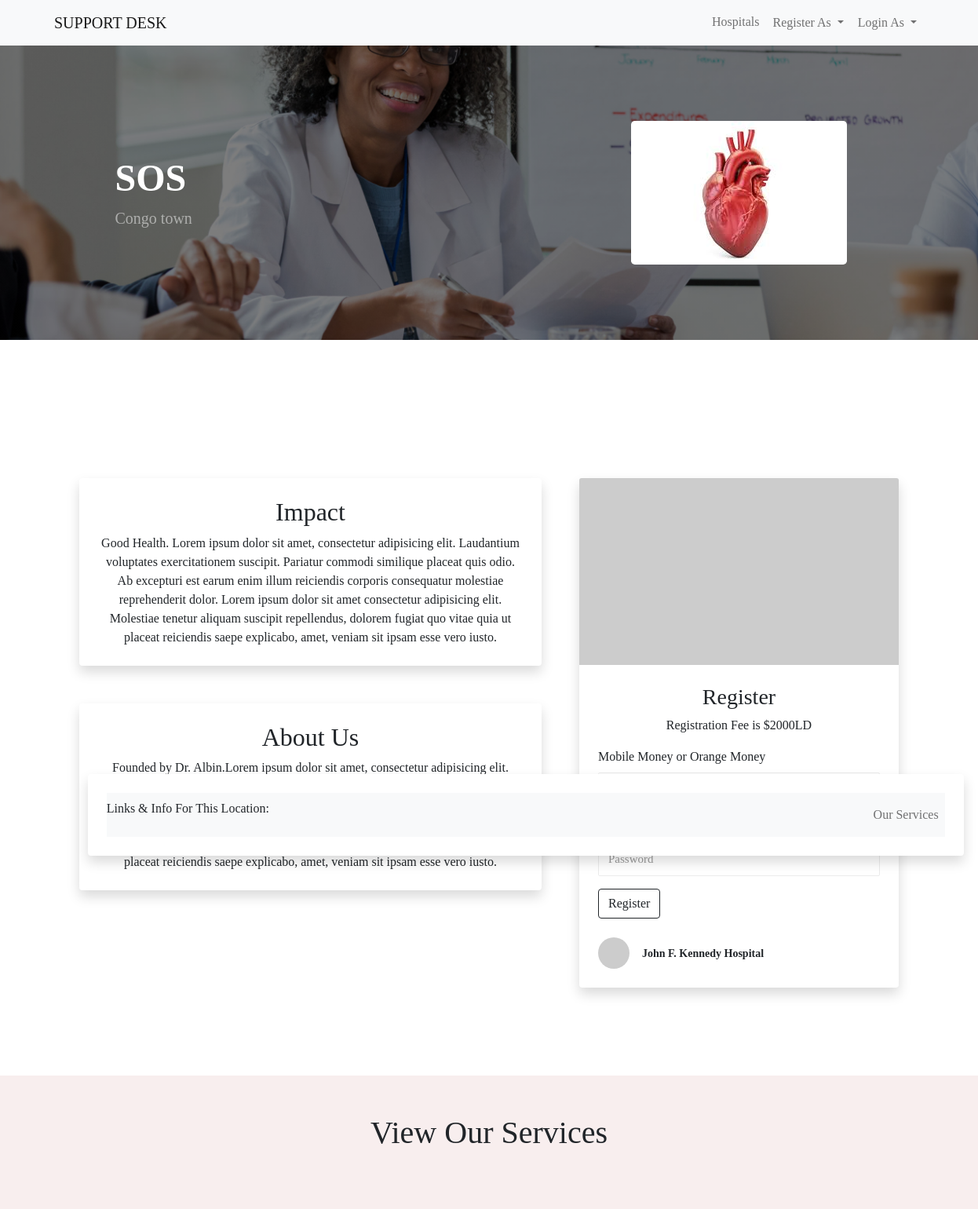
/facilities?name=SOS, run on the app's committed database.
### tables this page shows
CREATE TABLE facilities(
    facility_id INTEGER PRIMARY KEY AUTOINCREMENT,
    facility_name TEXT NOT NULL,
    facility_address TEXT NOT NULL,
    funding_date DATE NOT NULL,
    head_doctor TEXT NOT NULL,
    impact TEXT NOT NULL,
    history TEXT NOT NULL,
    email TEXT NOT NULL UNIQUE,
    orang_number TEXT NOT NULL UNIQUE,
    lonestar_number TEXT NOT NULL UNIQUE,
    password_hash TEXT NOT NULL UNIQUE
);

### application.py (the view)
@app.route("/facilities", methods=["GET", "POST"])
def ficility():
    if request.method == "POST":
        session.clear()
        facility_name = request.form.get("name")
        head_doc = request.form.get("head-doc")
        email = request.form.get("email")
        address = request.form.get("address")
        orange_num = request.form.get("orange-num")
        lonestar_num = request.form.get("lonestar-num")
        founding_date = request.form.get("founding-date")
        impact = request.form.get("impact")
        history = request.form.get("history")
        password = request.form.get("password")
        confirmation = request.form.get("c-password")
        if not facility_name:
            return apology("Please provide Facility name", 400)
        elif not head_doc:
            return apology("Please provide Chief Medical Officier name", 400)
        elif not email:
            return apology("Please provide Email", 400)
        elif not address:
            return apology("Please provide Address", 400)
        elif not lonestar_num:
            return apology("Please provide Lonestar number", 400)
        elif not founding_date:
            return apology("Please provide Founding date", 400)
        elif not impact:
            return apology("Please provide text of impact", 400)
        elif not history:
            return apology("Please provide a brief history", 400)
        elif not password or not confirmation:
            return apology("Sorry, password is empty", 400)
        elif password != confirmation:
            return apology("Sorry, passwords do not match", 400)
        key = generate_password_hash(confirmation, method='pbkdf2:sha256', salt_length=8)
        rows = db.execute("SELECT * FROM facilities WHERE facility_name = ?", facility_name)
        if len(rows) != 1:
            db.execute("INSERT INTO facilities (facility_name, facility_address, funding_date, head_doctor, impact, history, email, orang_number,lonestar_number, password_hash) VALUES(?,?,?,?,?,?,?,?,?,?)", facility_name, address, founding_date, head_doc, impact, history, email, orange_num, lonestar_num, key)
            rows = db.execute("SELECT * FROM facilities WHERE facility_name = ?", facility_name)
            session["name"] = rows[0]["facility_name"]
            return render_template("./facility-dashboard/index.html",data=rows)
        else:
            return apology("Sorry, username already exists", 400)
    else:
        rows = db.execute("SELECT * FROM facilities WHERE facility_name = ?", request.args.get("name"))
        return render_template("facility.html",data=rows)

### application.py (called while the page is built)
@app.after_request
def after_request(response):
    response.headers["Cache-Control"] = "no-cache, no-store, must-revalidate"
    response.headers["Expires"] = 0
    response.headers["Pragma"] = "no-cache"
    return response

### templates/facility.html (shortened to what this page needs)
<!DOCTYPE html>
<html lang="en">
    <head>
        <link href="https://cdn.jsdelivr.net/npm/bootstrap-icons@1.5.0/font/bootstrap-icons.css" rel="stylesheet" />
        <link href="static/facility.css" rel="stylesheet" />
    </head>
    <body>
        <nav class="navbar navbar-expand-lg navbar-light bg-light">
            <div class="container px-3">
                <a class="navbar-brand" href="/">SUPPORT DESK</a>
                <div class="collapse navbar-collapse" id="navbarSupportedContent">
                    <ul class="navbar-nav ms-auto mb-2 mb-lg-0">
                        <li class="nav-item"><a class="nav-link" href="/#hospitals">Hospitals</a></li>
                        {% if session.name %}
                            <li class="nav-item dropdown">
                                <button class="nav-link btn dropdown-toggle" type="button" id="dropdownMenuButton1" data-bs-toggle="dropdown" aria-expanded="false">
                                    <img src="https://s3.eu-central-1.amazonaws.com/bootstrapbaymisc/blog/24_days_bootstrap/fox.jpg" width="40" height="40" class="rounded-circle">
                                </button>
                                <ul class="dropdown-menu dropdown-menu-end" aria-labelledby="navbarDropdown">
                                    <li><a class="dropdown-item" href="/dashboards">Dashboard</a></li>
                                    <li><hr class="dropdown-divider" /></li>
                                    <li><a class="dropdown-item" href="/logout">Logout</a></li>
                                </ul>
                            </li>
                        {% else %}
                            <li class="nav-item dropdown">
                                <button class="btn nav-link dropdown-toggle" type="button" id="dropdownMenuButton1" data-bs-toggle="dropdown" aria-expanded="false">
                                    Register As
                                </button>
                            </li>
                            <li class="nav-item dropdown">
                                <button class="btn nav-link dropdown-toggle" type="button" id="dropdownMenuButton1" data-bs-toggle="dropdown" aria-expanded="false">
                                    Login As
                                </button>
                            </li>
                        {% endif %}
                    </ul>
                </div>
            </div>
        </nav>
        <main class="flex-shrink-0">
            <header class="bg-dark facility-header py-5">
                <div class="container px-5">
                    <div class="row gx-5 align-items-center justify-content-center">
                        <div class="col-lg-8 col-xl-7 col-xxl-6">
                            <div class="my-5 text-center text-xl-start">
                                <h1 class="display-5 fw-bolder text-white mb-2">{{ data[0]["facility_name"] }}</h1>
                                <p class="lead fw-normal text-white-50 mb-4">{{ data[0]["facility_address"] }}</p>
                            </div>
                        </div>
                        <div class="col-lg-4 col-xxl-6 d-none d-xl-block text-center"><img class="img-fluid rounded-3 my-5" src="../static/img/heart2.jpeg" alt="..." /></div>
                    </div>
                </div>
            </header>
            <div class="container facilities-nav mb-5">
                <div class="shadow p-4 mb-5 bg-white rounded">
                    <nav class="navbar navbar-expand-lg navbar-light bg-light">
                        <p>Links & Info For This Location:</p>
                        <div class="collapse navbar-collapse" id="navbarhospital">
                            <ul class="navbar-nav ms-auto mb-2 mb-lg-0">
                                <li class="nav-item"><a class="nav-link" href="#our_services">Our Services</a></li>
                            </ul>
                        </div>
                    </nav>
                </div>
            </div>
            <section class="py-3" id="features">
                <div class="container px-5 my-5">
                    <div class="row gx-5">
                        <div class="col-lg-7 mb-5 mb-lg-0">
                            <div class="shadow p-4 mb-5 bg-white rounded text-center">
                                <b><h2 class="about-us">Impact</h2></b>
                                {{ data[0]["impact"] }}. Lorem ipsum dolor sit amet, consectetur adipisicing elit. Laudantium voluptates exercitationem suscipit.
                                Pariatur commodi similique placeat quis odio. Ab excepturi est earum enim illum reiciendis corporis consequatur molestiae reprehenderit dolor.
                                Lorem ipsum dolor sit amet consectetur adipisicing elit. Molestiae tenetur aliquam suscipit repellendus, dolorem fugiat quo vitae quia ut placeat
                                reiciendis saepe explicabo, amet, veniam sit ipsam esse vero iusto.
                            </div>
                            <div class="shadow p-4 mb-5 bg-white rounded text-center">
                                <b><h2 class="about-us">About Us</h2></b>
                                {{ data[0]["history"] }}.Lorem ipsum dolor sit amet, consectetur adipisicing elit. Laudantium voluptates exercitationem suscipit.
                                Pariatur commodi similique placeat quis odio. Ab excepturi est earum enim illum reiciendis corporis consequatur molestiae reprehenderit dolor.
                                Lorem ipsum dolor sit amet consectetur adipisicing elit. Molestiae tenetur aliquam suscipit repellendus, dolorem fugiat quo vitae quia ut placeat
                                reiciendis saepe explicabo, amet, veniam sit ipsam esse vero iusto.
                            </div>
                        </div>
                        <div class="col-lg-5 mb-5">
                            <div class="card h-100 shadow border-0">
                                <img class="card-img-top" src="https://dummyimage.com/600x350/ced4da/6c757d" alt="..." />
                                <div class="card-body p-4">
                                    <form action="/registration?facility_name={{ data[0]['facility_name'] }}" name="{{ data[0]['facility_name'] }}" method="POST" id="patient">
                                        <div class="form-head mb-3">
                                            <h3>Register</h3>
                                            <span>Registration Fee is $2000LD</span>
                                        </div>
                                        <div class="mb-3">
                                            <label for="number" class="form-label">Mobile Money or Orange Money</label>
                                        </div>
                                        <div class="mb-3">
                                            <label class="form-label" for="password">Account Password</label>
                                            <input type="password" class="form-control" id="password" name="password" placeholder="Password" required>
                                        </div>
                                        <button class="btn btn-outline-dark" type="submit">Register</button>
                                    </form>
                                </div>
                                <div class="card-footer p-4 pt-0 bg-transparent border-top-0">
                                    <div class="d-flex align-items-end justify-content-between">
                                        <div class="d-flex align-items-center">
                                            <img class="rounded-circle me-3" src="https://dummyimage.com/40x40/ced4da/6c757d" alt="..." />
                                            <div class="small">
                                                <div class="fw-bold">John F. Kennedy Hospital</div>
                                            </div>
                                        </div>
                                    </div>
                                </div>
                            </div>
                        </div>
                    </div>
                </div>
            </section>
            <div class="container-fluid about-ficility">
                <div class="container about-ficility" id="our_services">
                    <b><h1 class="our-service text-center">View Our Services</h1></b>
                    <section class="py-2" id="features">
                    </section>
                </div>
            </div>
        </main>
        <link rel="stylesheet" href="https://cdnjs.cloudflare.com/ajax/libs/OwlCarousel2/2.3.4/assets/owl.carousel.min.css">
    </body>
</html>

### data on the page
facilities: facility_name "SOS", facility_address "Congo town", impact "Good Health", history "Founded by Dr. Albin"
